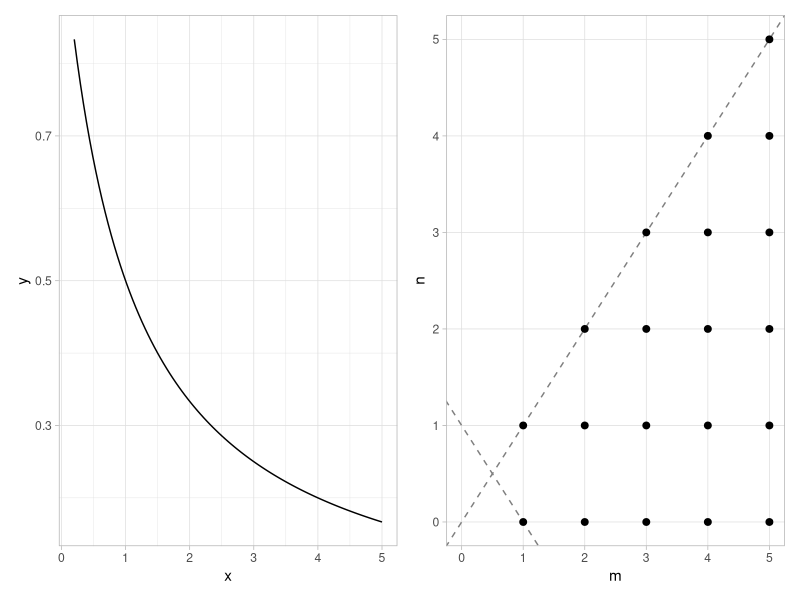
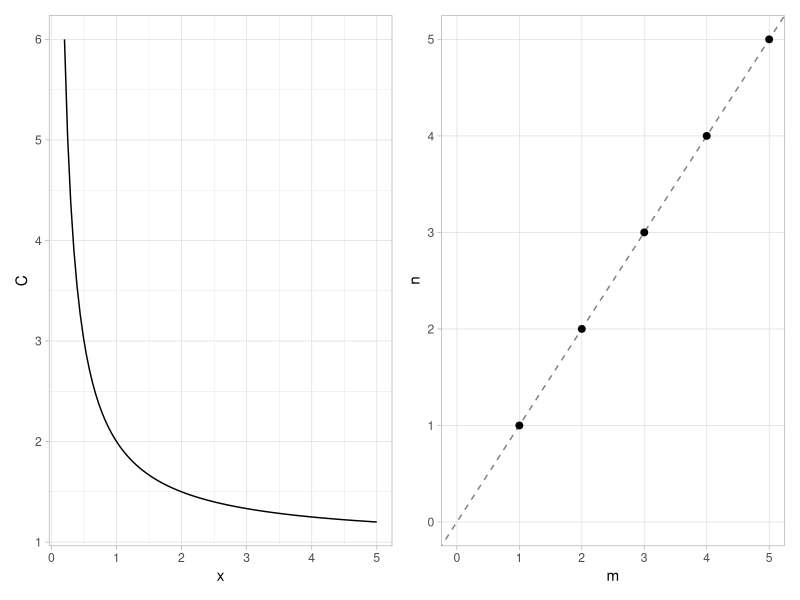
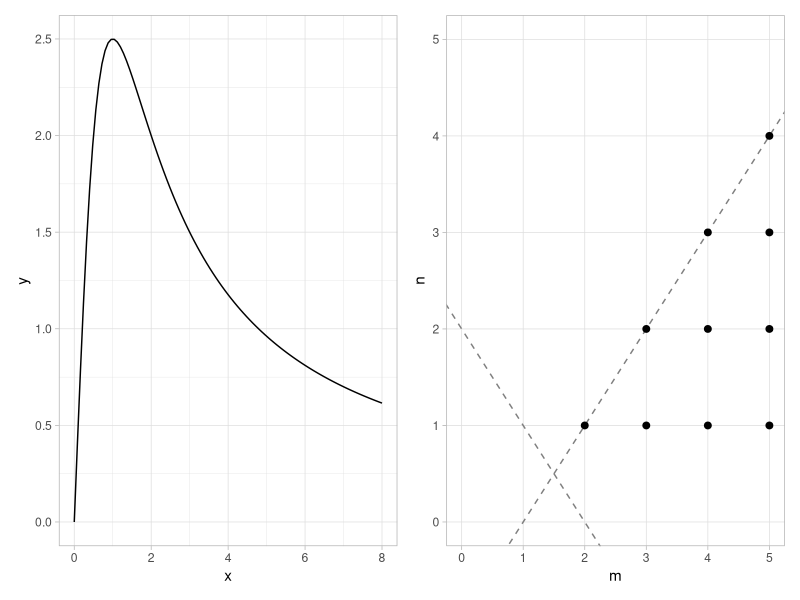
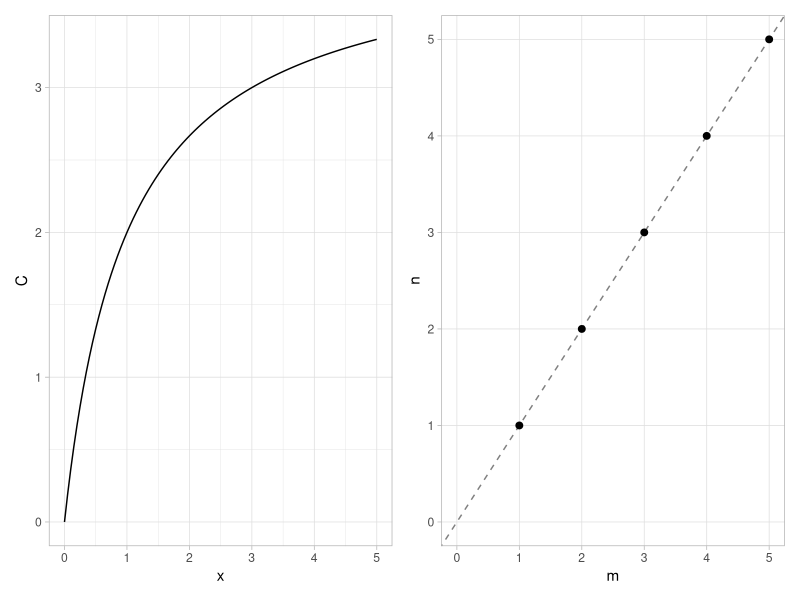
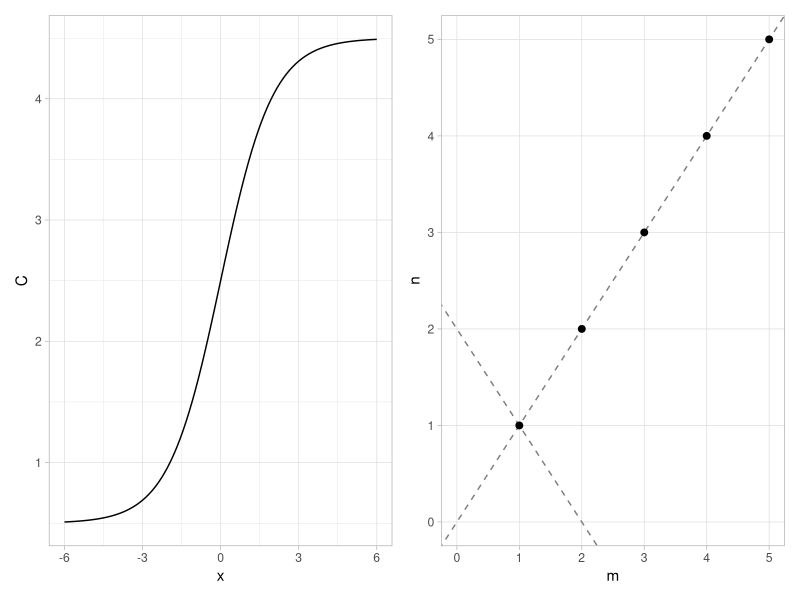
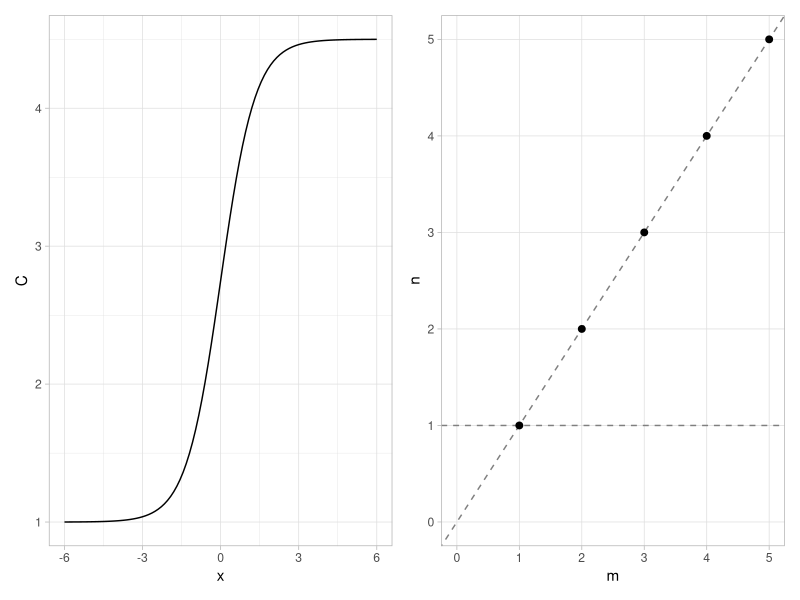
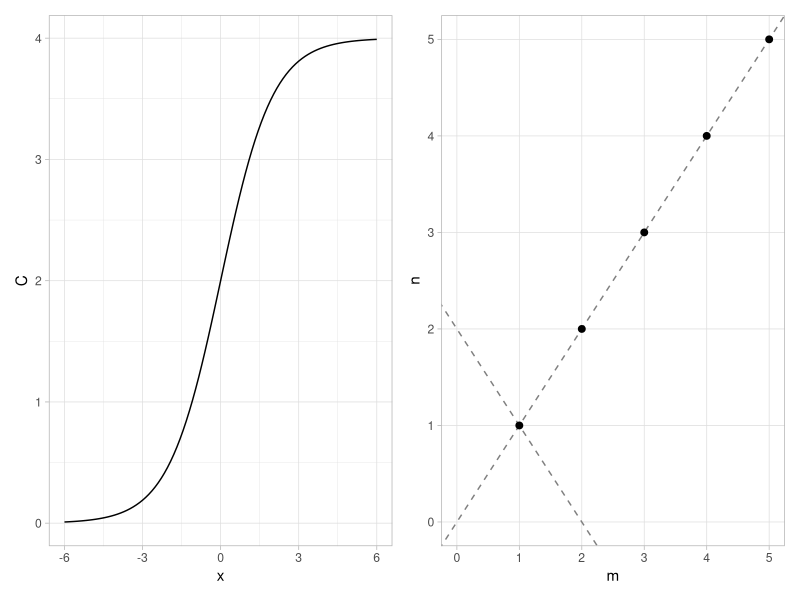
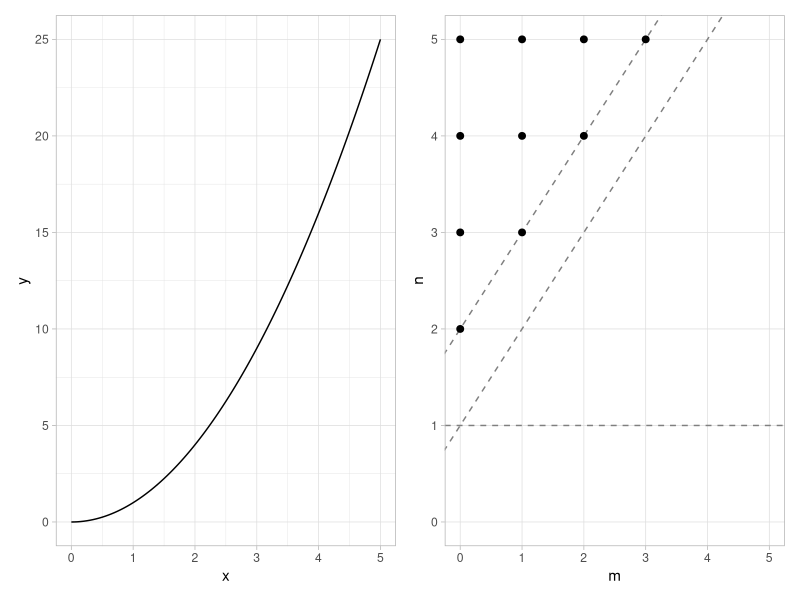

Reproduce these figures in R, in order.
## ---- chunk 1
#| code-fold: true
#| message: false
library(tidyverse)
library(patchwork)

nm_grid <- function(admissible, hlines = tibble(), ablines = tibble()) {
  p <- ggplot(admissible, aes(m, n)) +
    scale_x_continuous(limits = c(0, 5), breaks = 0:5) +
    scale_y_continuous(limits = c(0, 5), breaks = 0:5) +
    labs(x = "m", y = "n") +
    theme_light() +
    theme(panel.grid.minor = element_blank())

  if (nrow(ablines) > 0) {
    p <- p + geom_abline(data = ablines, aes(slope = slope, intercept = intercept), linetype = "dashed", color = "grey50")
  }
  if (nrow(hlines) > 0) {
    p <- p + geom_hline(data = hlines, aes(yintercept = yintercept), linetype = "dashed", color = "grey50")
  }

  p + geom_point(size = 2)
}

nm_pairs <- function(constraint) {
  expand_grid(n = 0:5, m = 0:5) |> filter(constraint(n, m))
}
## ---- chunk 2
#| code-fold: true
#| label: fig-pmd-812b-shape1
#| fig-cap: "Shape 1: admissible n and m"
p_curve <- ggplot(tibble(x = c(0.2, 5)), aes(x)) +
  stat_function(fun = \(x) 1 / (1 + x)) +
  labs(x = "x", y = "y") +
  theme_light()

p_grid <- nm_grid(
  nm_pairs(\(n, m) n <= m & n >= 0 & n >= 1 - m),
  ablines = tibble(slope = c(1, -1), intercept = c(0, 1))
)

p_curve + p_grid
## ---- chunk 3
#| code-fold: true
#| label: fig-pmd-812b-shape2
#| fig-cap: "Shape 2: admissible n and m"
p_curve <- ggplot(tibble(x = c(0.2, 5)), aes(x)) +
  stat_function(fun = \(x) 1 / x + 1) +
  labs(x = "x", y = "C") +
  theme_light()

p_grid <- nm_grid(
  nm_pairs(\(n, m) n == m & n >= 0 & n >= 1 - m),
  ablines = tibble(slope = 1, intercept = 0)
)

p_curve + p_grid
## ---- chunk 4
#| code-fold: true
#| label: fig-pmd-812b-shape3
#| fig-cap: "Shape 3: admissible n and m"
p_curve <- ggplot(tibble(x = c(0, 8)), aes(x)) +
  stat_function(fun = \(x) 5 * x / (1 + x^2)) +
  labs(x = "x", y = "y") +
  theme_light()

p_grid <- nm_grid(
  nm_pairs(\(n, m) n <= m - 1 & n >= 1 & n >= 2 - m),
  ablines = tibble(slope = c(1, -1), intercept = c(-1, 2))
)

p_curve + p_grid
## ---- chunk 5
#| code-fold: true
#| label: fig-pmd-812b-shape4
#| fig-cap: "Shape 4: admissible n and m"
p_curve <- ggplot(tibble(x = c(0, 5)), aes(x)) +
  stat_function(fun = \(x) 4 * x / (1 + x)) +
  labs(x = "x", y = "C") +
  theme_light()

p_grid <- nm_grid(
  nm_pairs(\(n, m) n == m & n >= 1 & n >= 1 - m),
  ablines = tibble(slope = 1, intercept = 0)
)

p_curve + p_grid
## ---- chunk 6
#| code-fold: true
#| label: fig-pmd-812b-shape5
#| fig-cap: "Shape 5: admissible n and m"
p_curve <- ggplot(tibble(x = c(-6, 6)), aes(x)) +
  stat_function(fun = \(x) 4 / (1 + exp(-x)) + 0.5) +
  labs(x = "x", y = "C") +
  theme_light()

p_grid <- nm_grid(
  nm_pairs(\(n, m) n == m & n >= 0 & n >= 2 - m),
  ablines = tibble(slope = c(1, -1), intercept = c(0, 2))
)

p_curve + p_grid
## ---- chunk 7
#| code-fold: true
#| label: fig-pmd-812b-shape6
#| fig-cap: "Shape 6: admissible n and m"
p_curve <- ggplot(tibble(x = c(-6, 6)), aes(x)) +
  stat_function(fun = \(x) 3.5 / (1 + exp(-1.5 * x)) + 1) +
  labs(x = "x", y = "C") +
  theme_light()

p_grid <- nm_grid(
  nm_pairs(\(n, m) n == m & n >= 1 & n >= 1 - m),
  ablines = tibble(slope = 1, intercept = 0),
  hlines = tibble(yintercept = 1)
)

p_curve + p_grid
## ---- chunk 8
#| code-fold: true
#| label: fig-pmd-812b-shape7
#| fig-cap: "Shape 7: admissible n and m"
p_curve <- ggplot(tibble(x = c(-6, 6)), aes(x)) +
  stat_function(fun = \(x) 4 / (1 + exp(-x))) +
  labs(x = "x", y = "C") +
  theme_light()

p_grid <- nm_grid(
  nm_pairs(\(n, m) n == m & n >= 1 & n >= 2 - m),
  ablines = tibble(slope = c(1, -1), intercept = c(0, 2))
)

p_curve + p_grid
## ---- chunk 9
#| code-fold: true
#| label: fig-pmd-812b-shape8
#| fig-cap: "Shape 8: admissible n and m"
p_curve <- ggplot(tibble(x = c(0, 5)), aes(x)) +
  stat_function(fun = \(x) x^2) +
  labs(x = "x", y = "y") +
  theme_light()

p_grid <- nm_grid(
  nm_pairs(\(n, m) n >= m + 1 & n >= m + 2 & n >= 1 & n >= 1 - m),
  ablines = tibble(slope = c(1, 1), intercept = c(1, 2)),
  hlines = tibble(yintercept = 1)
)

p_curve + p_grid
## ---- chunk 10
#| code-fold: true
#| label: fig-pmd-812b-shape9
#| fig-cap: "Shape 9: admissible n and m"
p_curve <- ggplot(tibble(x = c(0, 4.8)), aes(x)) +
  stat_function(fun = \(x) 1 / (5 - x)) +
  labs(x = "x", y = "y") +
  theme_light()

p_grid <- nm_grid(
  nm_pairs(\(n, m) n >= m + 1 & n >= 1 & n >= 1 - m),
  ablines = tibble(slope = 1, intercept = 1),
  hlines = tibble(yintercept = 1)
)

p_curve + p_grid
## ---- chunk 11
#| code-fold: true
#| label: fig-pmd-812b-shape10
#| fig-cap: "Shape 10: admissible n and m"
p_curve <- ggplot(tibble(x = c(-3, 6)), aes(x)) +
  stat_function(fun = \(x) (x - 2)^2 + 1) +
  labs(x = "x", y = "y") +
  theme_light()

p_grid <- nm_grid(
  nm_pairs(\(n, m) n == m + 1 & n >= 0 & n >= 2 - m),
  ablines = tibble(slope = 1, intercept = 1)
)

p_curve + p_grid
